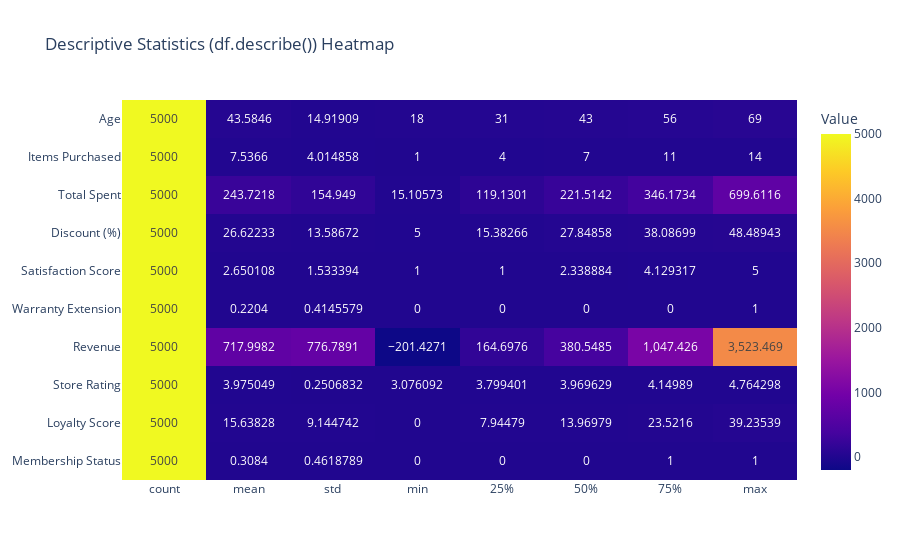

The notebook cell this image was saved under:
### Code cell
desc = df.describe().T  # transpose for better visualization

# Plot heatmap
fig = px.imshow(desc,
                text_auto=True,
                aspect="auto",
                title="Descriptive Statistics (df.describe()) Heatmap",
                labels=dict(color="Value"))
fig.show()

### Figure 1 — Plotly figure (JSON) as saved in the notebook; plotly's stock layout.template omitted (floating-point values rounded to 4 significant figures)
{"data": [{"coloraxis": "coloraxis", "hovertemplate": "x: %{x}<br>y: %{y}<br>Value: %{z}<extra></extra>", "name": "0", "texttemplate": "%{z}", "type": "heatmap", "x": ["count", "mean", "std", "min", "25%", "50%", "75%", "max"], "xaxis": "x", "y": ["Age", "Items Purchased", "Total Spent", "Discount (%)", "Satisfaction Score", "Warranty Extension", "Revenue", "Store Rating", "Loyalty Score", "Membership Status"], "yaxis": "y", "z": [[5000, 43.58, 14.92, 18, 31, 43, 56, 69], [5000, 7.537, 4.015, 1, 4, 7, 11, 14], [5000, 243.7, 154.9, 15.11, 119.1, 221.5, 346.2, 699.6], [5000, 26.62, 13.59, 5, 15.38, 27.85, 38.09, 48.49], [5000, 2.65, 1.533, 1, 1, 2.339, 4.129, 5], [5000, 0.2204, 0.4146, 0, 0, 0, 0, 1], [5000, 718.0, 776.8, -201.4, 164.7, 380.5, 1047.0, 3523.0], [5000, 3.975, 0.2507, 3.076, 3.799, 3.97, 4.15, 4.764], [5000, 15.64, 9.145, 0, 7.945, 13.97, 23.52, 39.24], [5000, 0.3084, 0.4619, 0, 0, 0, 1, 1]]}], "layout": {"coloraxis": {"colorbar": {"title": {"text": "Value"}}, "colorscale": [[0, "#0d0887"], [0.1111, "#46039f"], [0.2222, "#7201a8"], [0.3333, "#9c179e"], [0.4444, "#bd3786"], [0.5556, "#d8576b"], [0.6667, "#ed7953"], [0.7778, "#fb9f3a"], [0.8889, "#fdca26"], [1, "#f0f921"]]}, "title": {"text": "Descriptive Statistics (df.describe()) Heatmap"}, "xaxis": {"anchor": "y", "domain": [0, 1]}, "yaxis": {"anchor": "x", "autorange": "reversed", "domain": [0, 1]}}}
